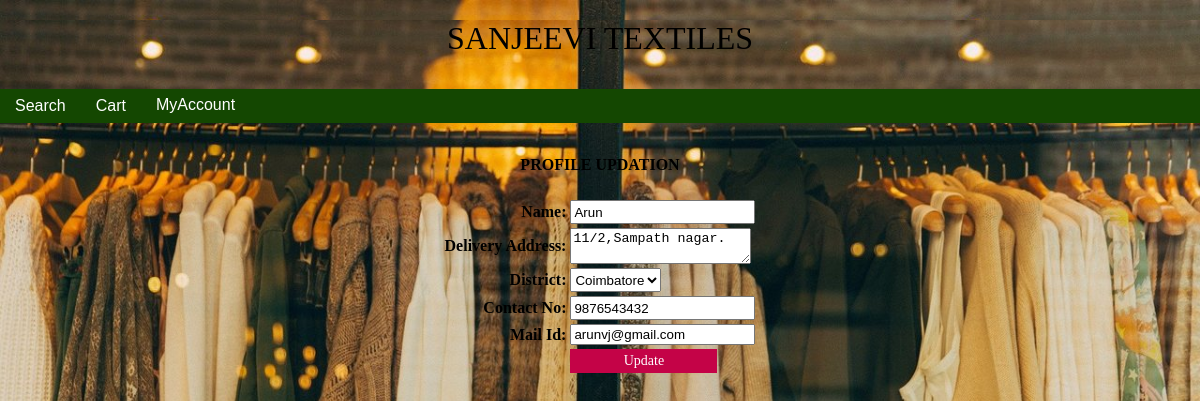
The page /Image/TextileAadharsh/UpdateUser.php (signed in) on the database its author committed.
### tables this page shows
CREATE TABLE IF NOT EXISTS `usertable` (
  `UserID` varchar(10) NOT NULL,
  `UserName` varchar(50) NOT NULL,
  `Address` varchar(500) NOT NULL,
  `District` varchar(50) NOT NULL,
  `ContactNo` varchar(10) NOT NULL,
  `EmailID` varchar(50) NOT NULL,
  `Password` varchar(20) NOT NULL,
  PRIMARY KEY (`UserID`)
);

### Image/TextileAadharsh/UpdateUser.php (the view, shortened to what this page needs)
<html>
<head>
<link rel="stylesheet" type="text/css" href="Style.css"></link>
</head>
<body id="bdy-main">
	<?php
	include('HeaderUser.php');
	include('Db.php');
	$query = mysql_query("Select * From UserTable Where UserID = '" . $_SESSION["username"] ."' ",$con);
    $r = mysql_fetch_array($query);
	?>
	<form action="UpdateUserCode.php" method="post">
		<table class="tbl" align="center">
			<tr>
				<td colspan="2" class="heading">PROFILE UPDATION</td>
			</tr>
			<tr>
				<td><br></td>
			</tr>
			<tr>
				<td align="right">Name:</td> <td><input type="text" name="txtName" value='<?php echo $r['UserName'];  ?>' Required/></td>
			</tr>
			<tr>
				<td align="right">Delivery Address:</td> <td><textarea name="txtAddress" Required><?php echo $r['Address'];  ?></textarea></td>
			</tr>
			<td align="right">District:</td>
				<td>
					 <select name="ddDistrict" Required>
                         <option value="Coimbatore" <?php if(isset($r['District']) == 'Coimbatore' ) { echo " selected "; } ?> >Coimbatore</option>
					</select>
				</td>
			<tr>
				<td align="right">Contact No:</td> <td><input type="text" pattern="[0-9]{10}" name="txtContactNo" value='<?php echo $r['ContactNo'];  ?>' Required/></td>
			</tr>
			<tr>
				<td align="right">Mail Id:</td> <td><input type="email" name="txtMailId" value='<?php echo $r['EmailID'];  ?>' Required/></td>
			</tr>
			<tr>
				<td></td> <td><input type="submit" name="btnSubmit" value="Update" class="btn_submit" style="width:147px;" /></td>
			</tr>
		</table>
	</form>
</body>
</html>

### Image/TextileAadharsh/Style.css (style rules this page uses)
body,html { margin:0; padding: 0; font-size: 16px; font-family: Arial; background-image: url('Image/textile.jpg'); background-position: fixed; background-size: cover; }
div, table { text-align:center; }
.tbl { margin-top:30px; font-size:16px; font-family:Cambria; font-weight:bold; text-align:left; }
.btn_submit { background-color:#c40347; border:none; height:24px; color:White; font-family:Cambria; font-size:14px; }
input[type="text"], select { height:24px; }
.heading { text-align: center; }

### rows shown on the page
usertable: txtName "Arun", txtAddress "11/2,Sampath nagar.", ddDistrict "Coimbatore", txtContactNo "9876543432", txtMailId "arunvj@gmail.com"
